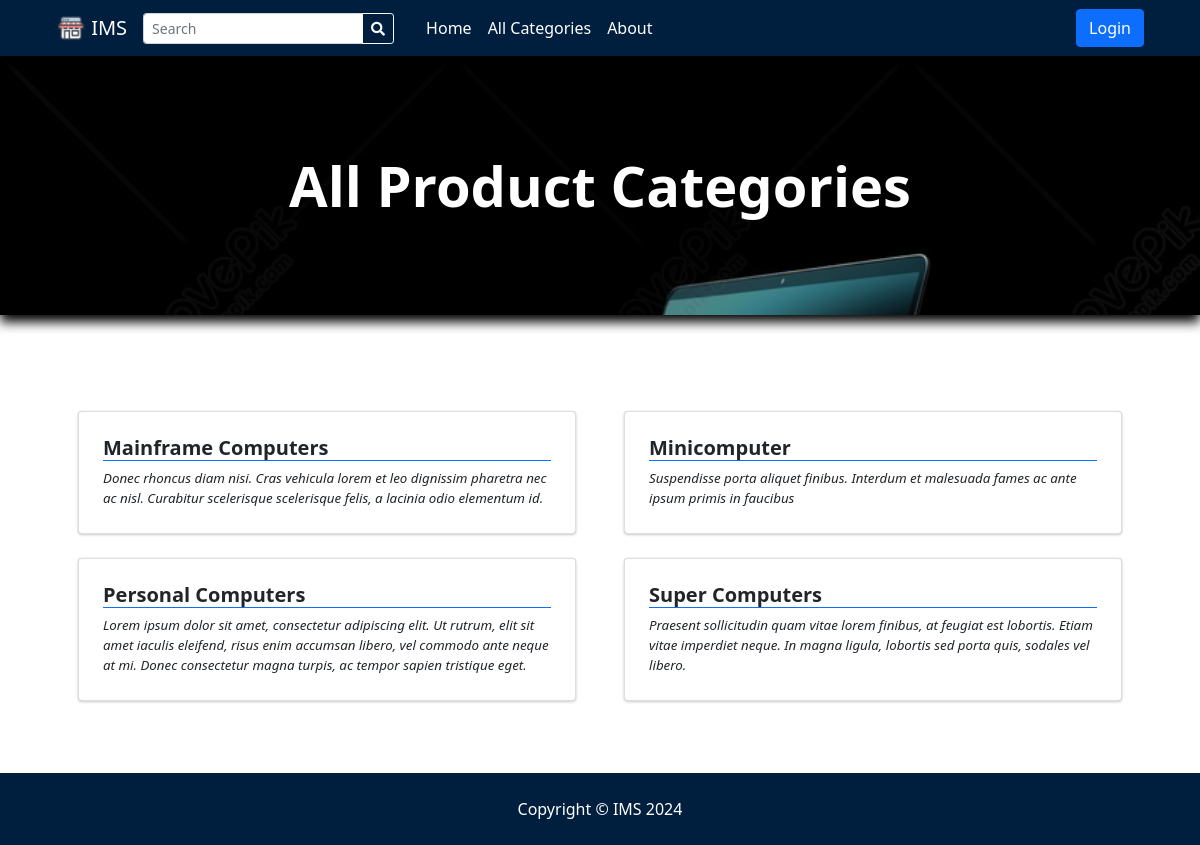
Page /?p=view_categories on the committed database.
### tables this page shows
CREATE TABLE `categories` (
  `id` int(30) NOT NULL,
  `category` varchar(250) NOT NULL,
  `description` text DEFAULT NULL,
  `status` tinyint(1) NOT NULL DEFAULT 1,
  `date_created` datetime NOT NULL DEFAULT current_timestamp()
);

### view_categories.php (the view, shortened to what this page needs)
<?php
$title = "All Product Categories";
?>
<header class="bg-dark py-5" id="main-header">
    <div class="container px-4 px-lg-5 my-5">
        <div class="text-center text-white">
            <h1 class="display-4 fw-bolder"><?php echo $title ?></h1>
        </div>
    </div>
</header>
<section class="py-5">
    <div class="container px-4 px-lg-5 mt-5">
        <div class="row gx-2 gx-lg-5 row-cols-1 row-cols-md-2 row-cols-xl-2 justify-content-center">
            <?php
                $categories = $conn->query("SELECT * FROM `categories` where status = 1 order by category asc ");
                while($row = $categories->fetch_assoc()):
                    foreach($row as $k=> $v){
                        $row[$k] = trim(stripslashes($v));
                    }
                    $row['description'] = strip_tags(stripslashes(html_entity_decode($row['description'])));
            ?>
            <div class="col mb-6 mb-2">
                <a href="./?p=products&c=<?php echo md5($row['id']) ?>" class="card category-item text-dark">
                    <div class="card-body p-4">
                        <div class="">
                            <h5 class="fw-bolder border-bottom border-primary"><?php echo $row['category'] ?></h5>
                        </div>
                        <p class="m-0 truncate"><?php echo $row['description'] ?></p>
                    </div>
                </a>
            </div>
            <?php endwhile; ?>
        </div>
    </div>
</section>

### rows in the picture
categories: category "Mainframe Computers", description "Donec rhoncus diam nisi. Cras vehicula lorem et leo dignissim pharetra nec ac nisl. Curabitur scelerisque scelerisque felis, a lacinia odio elementum id."
categories: category "Minicomputer", description "Suspendisse porta aliquet finibus. Interdum et malesuada fames ac ante ipsum primis in faucibus"
categories: category "Personal Computers", description "Lorem ipsum dolor sit amet, consectetur adipiscing elit. Ut rutrum, elit sit amet iaculis eleifend, risus enim accumsan libero, vel commodo ante neque at mi. Donec consectetur magna turpis, ac tempor sapien tristique eget."
categories: category "Super Computers", description "Praesent sollicitudin quam vitae lorem finibus, at feugiat est lobortis. Etiam vitae imperdiet neque. In magna ligula, lobortis sed porta quis, sodales vel libero."

### other values in the picture
$_settings->info('short_name') "IMS"
$title "All Product Categories"
